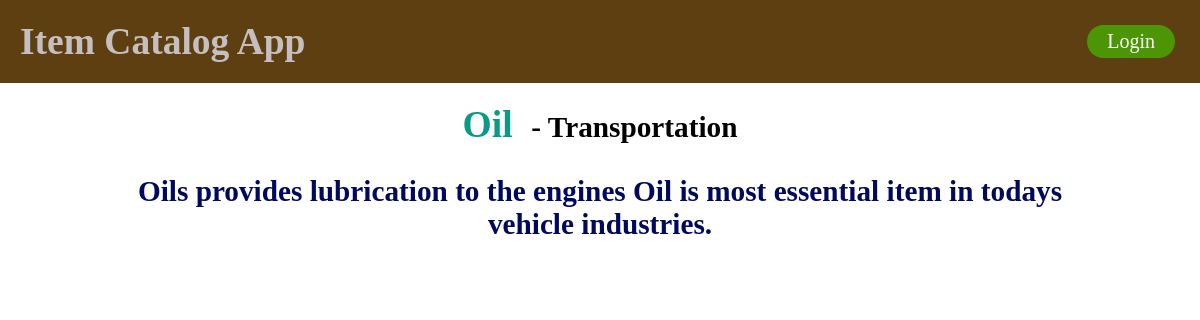
The app's page /catalog/1/2 with its own data.
### db_setup.py (models this page shows, shortened)
class Items(Base):
    __tablename__ = 'item'
    name = Column(String(80), nullable=False)
    id = Column(Integer, primary_key=True)
    description = Column(String(250))
    category_id = Column(Integer, ForeignKey('category.id'))
    Category = relationship(Category, single_parent=True)
    user_id = Column(Integer, ForeignKey('user.id'))
    user = relationship(Users)

class Category(Base):
    __tablename__ = 'category'
    id = Column(Integer, primary_key=True)
    name = Column(String(250), nullable=False)
    user_id = Column(Integer, ForeignKey('user.id'))
    user = relationship(Users)

### project.py (the view)
@app.route('/catalog/<int:category_id>/<int:item_id>')
def showItem(category_id, item_id):
    DBSession = sessionmaker(bind=engine)
    session = DBSession()
    category = session.query(Category).filter_by(id=category_id).one()
    item = session.query(Items).filter_by(id=item_id).one()
    if 'username' not in login_session or \
            item.user_id != login_session['user_id']:
        return render_template('public_item.html', category=category,
                               item=item)
    else:
        return render_template('item.html', category=category, item=item)

### templates/public_item.html (shortened to what this page needs)
<!DOCTYPE html>
<html>
{% include "header.html" %}
  <head>
    <link type=text/css rel=stylesheet href="{{url_for('static', filename='styles.css')}}">
  </head>
  <body>
<div class="item">
  <h2 style="color:rgb(10, 155, 135)" class="inline">{{item.name}}</h2>
  <h3 style="color:black" class="inline">- {{category.name}}</a></h3>
  <h3 style="color:rgb(0, 9, 94)"class="description">{{item.description}}</h3>
</div>
</body>
</html>

### static/styles.css (style rules this page uses)
body { font-size: 25px; margin: 0px; }
.inline { display: inline; }
.item { text-align: center; padding-top: 20px; }
.description { max-width: 80%; padding-left: 10%; }

### records on screen
Items: name "Oil", description "Oils provides lubrication to the engines Oil is most essential item in todays vehicle industries."
Category: name "Transportation"
